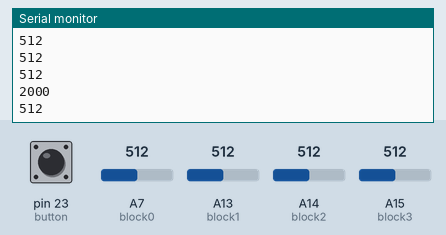
This sketch was run on a simulated Arduino Mega 2560, built with avr-gcc and run on an emulated ATmega2560. Parts: the last lines printed to the serial monitor. The inputs (shaded band) are chosen by the test bench; at power-on: A7 (block0) = 512, A13 (block1) = 512, A14 (block2) = 512, A15 (block3) = 512, pin 23 (button) LOW.

Above: at 1.2 s.
1.3 s: A7 (block0) set to 716
At 2.1 s:
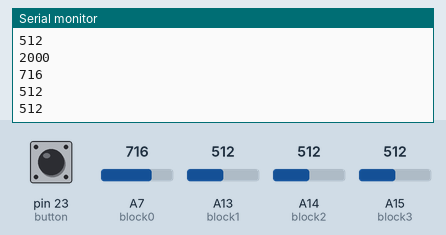
2.8 s: A13 (block1) set to 306
At 3.5 s:
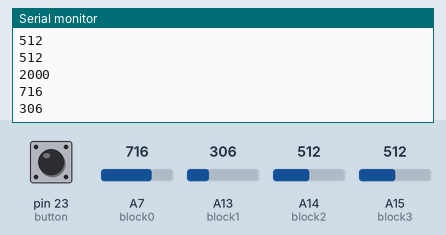
4.3 s: A14 (block2) set to 992
At 5.3 s:
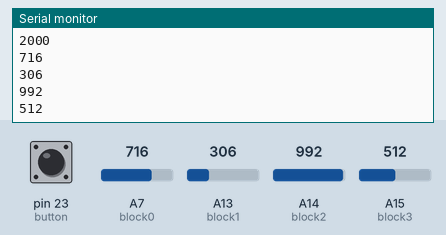
5.8 s: A15 (block3) set to 30
At 6.4 s:
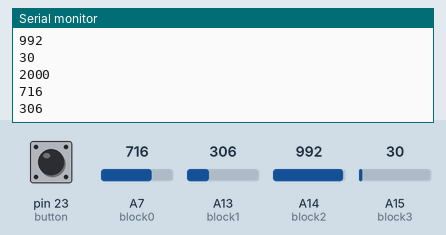
7.3 s: pin 23 (button) pulled HIGH for 0.15 s
Timing chart, 0 to 9.9 s (numbered marks = the images above; inputs shaded):
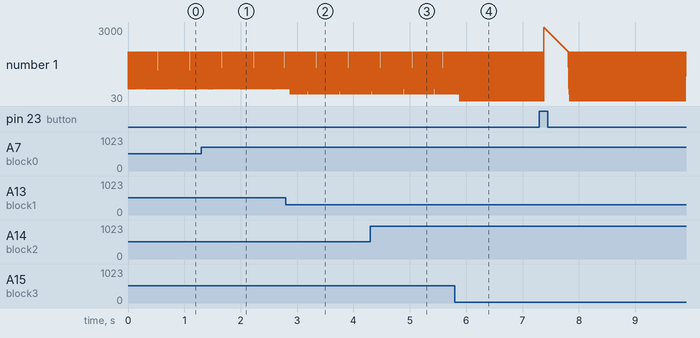

The sketch:

BoardProgram.ino
```cpp
#define block0 A7
#define block1 A13
#define block2 A14
#define block3 A15
#define button 23
#define collectDataFlag 2000

int runPythonScript = 3000;
int buttonFlag;

void printToSerial(int x, int y);

void setup() {
  pinMode(block0, INPUT);
  pinMode(block1, INPUT);
  pinMode(block2, INPUT);
  pinMode(block3, INPUT);
  pinMode(button, INPUT);
  Serial.begin(9600); // Data transfer rate - 9600 bits/sec
}

void loop() {
  // Gets status of switch
  buttonFlag = digitalRead(button);
  if (buttonFlag == HIGH) { // Checks if switch was pressed
    Serial.println(runPythonScript);
    delay(500);
  }
  Serial.println(collectDataFlag);
  printToSerial(block0);
  printToSerial(block1);
  printToSerial(block2);
  printToSerial(block3);
}

// Reads voltage from block, prints to serial
void printToSerial(int block) {
  int blockData = analogRead(block); // Read from analog pin
  Serial.println(blockData); // Print to serial
}
```

Measured:
- after the input at 1.3 s, the serial monitor: prints a new line after 0.09 s (image 1)
- after the input at 2.8 s, the serial monitor: prints a new line after 0.08 s (image 2)
- after the input at 4.3 s, the serial monitor: prints a new line after 0.07 s (image 3)
- after the input at 5.8 s, the serial monitor: prints a new line after 0.09 s (image 4)
